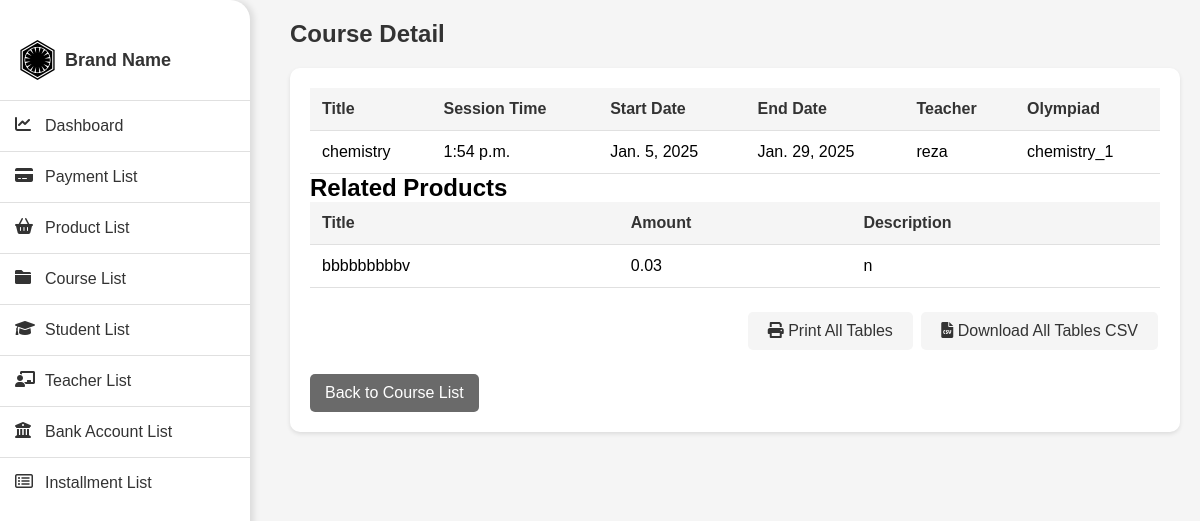
Screenshot of /course-detail/1/ (signed in) with the database file from the repository.
### payments/models.py (models this page shows, shortened)
class Course(models.Model):
    related_product = models.ForeignKey(Product, on_delete=models.DO_NOTHING)
    title = models.CharField(max_length=255)
    session_time = models.TimeField(null=True)
    start_date = models.DateField(null=True)
    end_date = models.DateField(null=True)
    teacher = models.ForeignKey(Teacher, on_delete=models.DO_NOTHING, related_name='courses')
    students = models.ManyToManyField(Student, through='StudentAgreement')
    olympiad = models.ForeignKey(Olympiad, on_delete=models.DO_NOTHING, null=True, blank=True, related_name='courses')

class Teacher(models.Model):
    person = models.ForeignKey(Person, on_delete=models.DO_NOTHING, related_name='teachers')
    name = models.CharField(max_length=255)
    national_id = models.CharField(max_length=20, unique=True)

class Olympiad(models.Model):
    title = models.CharField(max_length=255)

class Product(models.Model):
    title = models.CharField(max_length=255)
    description = models.TextField(blank=True, null=True)
    amount = models.DecimalField(max_digits=10, decimal_places=2, null=True)
    teacher = models.ForeignKey(Teacher, on_delete=models.DO_NOTHING, related_name='products')

### payments/views.py (the view)
# urls.py: path('course-detail/<int:course_id>/', views.course_detail_page, name='course_detail'),
@login_required
@user_passes_test(is_staff_or_superuser, login_url='login')
def course_detail_page(request, course_id):
    course = get_object_or_404(Course, id=course_id)
    products = Product.objects.filter(teacher=course.teacher).values('title', 'amount', 'description')
    return render(request, 'payments/course_detail.html', {
        'course': course,
        'products': products
    })

### payments/views.py (called while the page is built)
def is_staff_or_superuser(user):
    return user.is_staff or user.is_superuser

### payments/templates/payments/course_detail.html (shortened to what this page needs)
{% load static %}
<!DOCTYPE html>
<html lang="en">
<head>
    <link rel="stylesheet" href="https://cdnjs.cloudflare.com/ajax/libs/font-awesome/6.0.0/css/all.min.css">
</head>
<body>
<div class="sidebar">
    <div class="sidebar-header">
        <i class="fa-brands fa-first-order"></i>
        <h2>Brand Name</h2>
    </div>
    <a href="{% url 'dashboard' %}" class="sidebar-button {% if request.resolver_match.url_name == 'dashboard' %}active{% endif %}">
        <i class="fa-solid fa-chart-line"></i>
        Dashboard
    </a>
    <a href="{% url 'payment_list' %}" class="sidebar-button {% if request.resolver_match.url_name == 'payment_list' %}active{% endif %}">
        <i class="fa-solid fa-credit-card"></i>
        Payment List
    </a>
    <a href="{% url 'product_list' %}" class="sidebar-button {% if request.resolver_match.url_name == 'product_list' %}active{% endif %}">
        <i class="fa-solid fa-basket-shopping"></i>
        Product List
    </a>
    <a href="{% url 'course_list' %}" class="sidebar-button {% if request.resolver_match.url_name == 'course_list' %}active{% endif %}">
        <i class="fa-solid fa-folder"></i>
        Course List
    </a>
    <a href="{% url 'student_list' %}" class="sidebar-button {% if request.resolver_match.url_name == 'student_list' %}active{% endif %}">
        <i class="fa-solid fa-graduation-cap"></i>
        Student List
    </a>
    <a href="{% url 'teacher_list' %}" class="sidebar-button {% if request.resolver_match.url_name == 'teacher_list' %}active{% endif %}">
        <i class="fa-solid fa-chalkboard-user"></i>
        Teacher List
    </a>
    <a href="{% url 'bank_account_list' %}" class="sidebar-button {% if request.resolver_match.url_name == 'bank_account_list' %}active{% endif %}">
        <i class="fa-solid fa-building-columns"></i>
        Bank Account List
    </a>
    <a href="{% url 'installment_list' %}" class="sidebar-button {% if request.resolver_match.url_name == 'installment_list' %}active{% endif %}">
        <i class="fa-regular fa-rectangle-list"></i>
        Installment List
    </a>
</div>
<div class="content">
    <div class="page-header">
        <h1>Course Detail</h1>
    </div>
    <div class="table-container">
        <table id="course-detail-table">
            <thead>
                <tr>
                    <th>Title</th>
                    <th>Session Time</th>
                    <th>Start Date</th>
                    <th>End Date</th>
                    <th>Teacher</th>
                    <th>Olympiad</th>
                </tr>
            </thead>
            <tbody>
                <tr>
                    <td>{{ course.title }}</td>
                    <td>{{ course.session_time }}</td>
                    <td>{{ course.start_date }}</td>
                    <td>{{ course.end_date }}</td>
                    <td>{{ course.teacher.name }}</td>
                    <td>{{ course.olympiad.title }}</td>
                </tr>
            </tbody>
        </table>
        <div class="table-gap">
            <h2>Related Products</h2>
            <table id="related-products-table">
                <thead>
                    <tr>
                        <th>Title</th>
                        <th>Amount</th>
                        <th>Description</th>
                    </tr>
                </thead>
                <tbody>
                    {% for product in products %}
                    <tr>
                        <td>{{ product.title }}</td>
                        <td>{{ product.amount }}</td>
                        <td>{{ product.description }}</td>
                    </tr>
                    {% endfor %}
                </tbody>
            </table>
        </div>
        <div style="text-align: right; margin-top: 20px;">
            <button onclick="printAllTables()" class="action-button"><i class="fa-solid fa-print"></i> Print All Tables</button>
            <button onclick="exportAllTablesToCSV()" class="action-button"><i class="fa-solid fa-file-csv"></i> Download All Tables CSV</button>
        </div>
        <a href="{% url 'course_list' %}?page={{ request.GET.page }}" class="back-link">Back to Course List</a>
    </div>
</div>
</body>
</html>

### payments/templates/payments/course_detail.html (style rules this page uses)
* { box-sizing: border-box; margin: 0; padding: 0; }
body { font-family: Arial, sans-serif; background: #f5f5f5; margin: 0; display: flex; opacity: 0; animation: fadeIn 0.3s ease-in forwards; }
.sidebar { width: 250px; background-color: #ffffff; border-radius: 0 20px 20px 0; box-shadow: 4px 0 6px rgba(0, 0, 0, 0.1); padding: 20px 0; height: 100vh; position: fixed; left: 0; top: 0; transition: transform 0.3s ease; }
.sidebar-header { display: flex; align-items: center; padding: 20px; border-bottom: 1px solid #e0e0e0; }
.sidebar-header i { font-size: 40px; margin-right: 10px; }
.sidebar-header h2 { font-size: 18px; color: #333333; }
.sidebar-button { display: flex; align-items: center; width: 100%; padding: 15px; text-align: left; color: #333333; text-decoration: none; border-bottom: 1px solid #e0e0e0; transition: background-color 0.3s ease; }
.sidebar-button i { width: 20px; height: 20px; margin-right: 10px; }
.sidebar-button:last-child { border-bottom: none; }
.content { margin-left: 270px; padding: 20px; width: calc(100% - 270px); transition: margin-left 0.3s ease; }
.page-header { display: flex; justify-content: space-between; align-items: center; margin-bottom: 20px; }
.page-header h1 { font-size: 24px; color: #333333; }
.table-container { background-color: #ffffff; border-radius: 10px; box-shadow: 0 2px 4px rgba(0, 0, 0, 0.1); padding: 20px; overflow-x: auto; }
table { width: 100%; border-collapse: collapse; }
th, td { padding: 12px; text-align: left; border-bottom: 1px solid #e0e0e0; }
th { background-color: #f5f5f5; font-weight: bold; color: #333333; }
.back-link { display: inline-block; margin-top: 20px; padding: 10px 15px; background-color: #6a6a6a; color: #ffffff; text-decoration: none; border-radius: 5px; }
.action-button { background-color: #f5f5f5; border: none; color: #333333; padding: 10px 20px; text-align: center; text-decoration: none; display: inline-block; font-size: 16px; margin: 4px 2px; cursor: pointer; border-radius: 5px; transition: background-color 0.3s ease; }

### rows the page displays
Course: title "chemistry", session_time "1:54 p.m.", start_date "Jan. 5, 2025", end_date "Jan. 29, 2025", teacher.name "reza", olympiad "chemistry_1"
Product: title "bbbbbbbbbv", amount "0.03", description "n"
